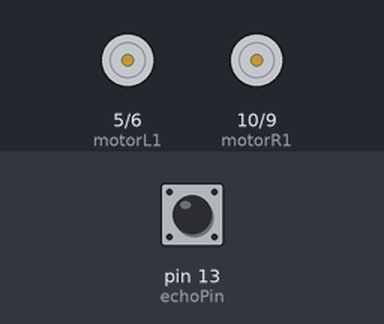
A sketch run on a simulated Arduino Uno, built with avr-gcc and run on an emulated ATmega328P. Shown: motor-driver pin pairs drawn as motors (green arrow = first pin HIGH = forward, orange = second pin HIGH = backward, longer = more drive). Inputs (shaded band) come from the test bench; at power-on: pin 13 (echoPin) LOW.

Above: at 0.1 s.
At 7.6 s:
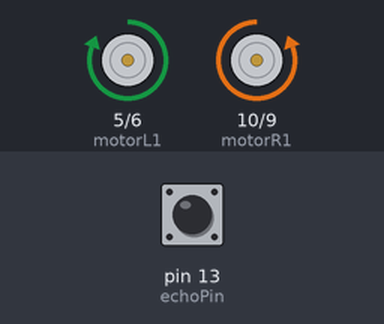
7.7 s: pin 13 (echoPin) pulsed HIGH 5 times (0.12 s each, 0.3 s apart)
At 9.4 s:
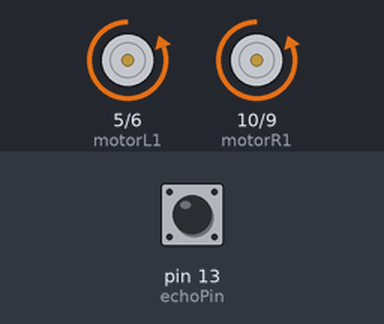
Timing chart, 0 to 16.8 s (numbered marks = the images above; inputs shaded):
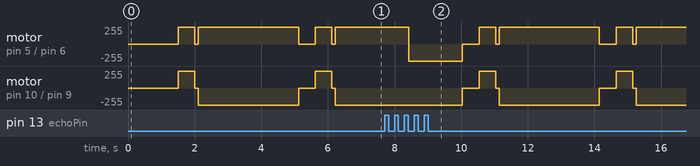

The sketch:

sketch_oct18b.ino
```cpp
int trigPin = 12;     // Trig Pin Of HC-SR04
int echoPin = 13;     // Echo Pin Of HC-SR04
int motorR1=10;        // Motor Pins
int motorR2=9;
int motorL1=5;
int motorL2=6;
long duration, distance;

void setup() {
  Serial.begin(9600);
  pinMode(motorR1,OUTPUT);    // Set Motor Pins As O/P
  pinMode(motorR2,OUTPUT);
  pinMode(motorL1,OUTPUT);
  pinMode(motorL2,OUTPUT);
  pinMode(trigPin, OUTPUT);  // Set Trig Pin As O/P To Transmit Waves
  pinMode(echoPin, INPUT);   //Set Echo Pin As I/P To Recieve Reflected Waves
}

void loop() {

  digitalWrite(trigPin, LOW);
  delayMicroseconds(2);
  digitalWrite(trigPin, HIGH); // Transmit Waves For 10us
  delayMicroseconds(10);
  duration = pulseIn(echoPin, HIGH); // Recieve Reflected Waves
  distance = duration / 58.2; // Get Distance Distance= (Time x Speed of Sound in Air (343 m/s))/2
  delay(10);
  if (distance > 20) // Condition For Absence Of Obstacle
  {
    digitalWrite(motorR1,LOW);
    digitalWrite(motorR2,HIGH);
    digitalWrite(motorL1,LOW);
    digitalWrite(motorL2,HIGH);
  }

  if (distance < 20) // Condition For Presence Of Obstacle
  {
    digitalWrite(motorR1,LOW);     //Stop
    digitalWrite(motorR2,LOW);
    digitalWrite(motorL1,LOW);
    digitalWrite(motorL2,LOW);
    delay(500);
    digitalWrite(motorR1,HIGH);    // Move Backward
    digitalWrite(motorR2,LOW);
    digitalWrite(motorL1,HIGH);
    digitalWrite(motorL2,LOW);
    delay(500);
    digitalWrite(motorR1,LOW);     //Stop
    digitalWrite(motorR2,LOW);
    digitalWrite(motorL1,LOW);
    digitalWrite(motorL2,LOW);
    delay(100);
    digitalWrite(motorR1,LOW);     // Move Left
    digitalWrite(motorR2,HIGH);
    digitalWrite(motorL1,HIGH);
    digitalWrite(motorL2,LOW);
    delay(2000);
  }

}
```
